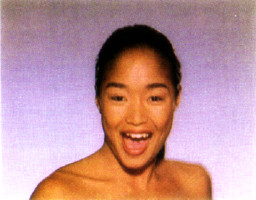
#> input picture a2/morphing/app/a2/data/couple/couple0.jpg, 256 x 200 px
$ python a2_headless.py --source-image-path data/couple/couple0.jpg --source-line-path data/couple/couple1.jpg --destination-line-path out.png
#> lines starting #> are read from the running program, lines starting #| are printed output that depends on the picture
### a2/morphing/viscomp/ops/image.py
# CSC320 Spring 2023
# Assignment 1
# (c) Kyros Kutulakos, Towaki Takikawa, Esther Lin
#
# UPLOADING THIS CODE TO GITHUB OR OTHER CODE-SHARING SITES IS
# STRICTLY FORBIDDEN.
#
# DISTRIBUTION OF THIS CODE ANY FORM (ELECTRONIC OR OTHERWISE,
# AS-IS, MODIFIED OR IN PART), WITHOUT PRIOR WRITTEN AUTHORIZATION
# BY KYROS KUTULAKOS IS STRICTLY FORBIDDEN. VIOLATION OF THIS
# POLICY WILL BE CONSIDERED AN ACT OF ACADEMIC DISHONESTY.
#
# THE ABOVE STATEMENTS MUST ACCOMPANY ALL VERSIONS OF THIS CODE,
# WHETHER ORIGINAL OR MODIFIED.

import os
import numpy as np
import sys
from PIL import Image

def read_image(path):
    """Loads an image as a Numpy array.

    Args:
        path (str): Path to the image.

    Returns:
        (np.ndarray): [H, W, 4] image. Normalized to [0.0, 1.0].
    """
#> called with path = 'data/couple/couple0.jpg'
    if not os.path.exists(path):
        print(f"The path {path} does not exist!")
        sys.exit(0)
    image = np.array(Image.open(path))
#> image is the input picture: shape (200, 256, 3); mean R, G, B 190.6, 146.5, 152.3
    image = image.astype(np.float32) / 255.0

    # If the image contains no alpha channel, concatenate an alpha channel.
    if image.shape[-1] == 3:
        image = np.concatenate([image, np.ones_like(image[...,0:1])], axis=-1)
#> image: shape (200, 256, 4) float32
    return image

# [64 lines left out: functions write_image, create_coordinates, normalize_coordinates, unnormalize_coordinates, not called in this run]

### a2/morphing/viscomp/config_parser.py
# CSC320 Spring 2023
# Assignment 1
# (c) Kyros Kutulakos, Towaki Takikawa, Esther Lin
#
# UPLOADING THIS CODE TO GITHUB OR OTHER CODE-SHARING SITES IS
# STRICTLY FORBIDDEN.
#
# DISTRIBUTION OF THIS CODE ANY FORM (ELECTRONIC OR OTHERWISE,
# AS-IS, MODIFIED OR IN PART), WITHOUT PRIOR WRITTEN AUTHORIZATION
# BY KYROS KUTULAKOS IS STRICTLY FORBIDDEN. VIOLATION OF THIS
# POLICY WILL BE CONSIDERED AN ACT OF ACADEMIC DISHONESTY.
#
# THE ABOVE STATEMENTS MUST ACCOMPANY ALL VERSIONS OF THIS CODE,
# WHETHER ORIGINAL OR MODIFIED.

import argparse
def parse_options():
    parser = argparse.ArgumentParser(description='ArgumentParser for CSC320')
    base_group = parser.add_argument_group('base')
    return parser

### a2/morphing/viscomp/ops/csv.py
# CSC320 Spring 2023
# Assignment 1
# (c) Kyros Kutulakos, Towaki Takikawa, Esther Lin
#
# UPLOADING THIS CODE TO GITHUB OR OTHER CODE-SHARING SITES IS
# STRICTLY FORBIDDEN.
#
# DISTRIBUTION OF THIS CODE ANY FORM (ELECTRONIC OR OTHERWISE,
# AS-IS, MODIFIED OR IN PART), WITHOUT PRIOR WRITTEN AUTHORIZATION
# BY KYROS KUTULAKOS IS STRICTLY FORBIDDEN. VIOLATION OF THIS
# POLICY WILL BE CONSIDERED AN ACT OF ACADEMIC DISHONESTY.
#
# THE ABOVE STATEMENTS MUST ACCOMPANY ALL VERSIONS OF THIS CODE,
# WHETHER ORIGINAL OR MODIFIED.

import os
import numpy as np
import pandas as pd
import sys

# [10 lines left out: function write_csv, not called in this run]

def load_csv(path):
    """Loads a path to a csv file with a numpy matrix.

    Args:
        path (str): Path to a CSV file.

    Returns:
        (np.array): The csv file as a numpy matrix.
    """
    if not os.path.exists(path):
        print(f"Path {path} does not exist!")
        sys.exit(0)
    arr = pd.read_csv(path, header=None).to_numpy()
    return arr

### a2/morphing/app/a2/a2_headless.py
# CSC320 Spring 2023
# Assignment 2
# (c) Kyros Kutulakos, Towaki Takikawa, Esther Lin
#
# UPLOADING THIS CODE TO GITHUB OR OTHER CODE-SHARING SITES IS
# STRICTLY FORBIDDEN.
#
# DISTRIBUTION OF THIS CODE ANY FORM (ELECTRONIC OR OTHERWISE,
# AS-IS, MODIFIED OR IN PART), WITHOUT PRIOR WRITTEN AUTHORIZATION
# BY KYROS KUTULAKOS IS STRICTLY FORBIDDEN. VIOLATION OF THIS
# POLICY WILL BE CONSIDERED AN ACT OF ACADEMIC DISHONESTY.
#
# THE ABOVE STATEMENTS MUST ACCOMPANY ALL VERSIONS OF THIS CODE,
# WHETHER ORIGINAL OR MODIFIED.

import os
import sys
import numpy as np
import pandas as pd
import cv2
import tqdm
import viscomp
import viscomp.ops.image as img_ops
import viscomp.ops.csv as csv_ops

if __name__ == '__main__':
    parser = viscomp.parse_options()
    app_group = parser.add_argument_group('app')
    app_group.add_argument('--source-image-path', type=str, required=True,
                           help='Path to the source image to use for the assignment.')
    app_group.add_argument('--destination-image-path', type=str,
                           help='Path to the destination image to use for the assignment.'
                                ' If this image is provided, the app will enter interpolation mode where the'
                                ' goal is to interpolate between the two images.')
    app_group.add_argument('--verbose', action='store_true',
                           help='Set this to print out more debug outputs')
    app_group.add_argument('--param-a', type=float, default=1e-3,
                           help='The a parameter from the Beier-Neely paper.')
    app_group.add_argument('--param-b', type=float, default=1.6,
                           help='The b parameter from the Beier-Neely paper.')
    app_group.add_argument('--param-p', type=float, default=0.5,
                           help='The p parameter from the Beier-Neely paper.')
    app_group.add_argument('--param-t', type=float, default=1.0,
                           help='The t parameter for interpolating between two images.')
    app_group.add_argument('--output-path', type=str, default="results",
                           help='Path to folder to export output image and csv files for the morph lines drawn on the images.')
    app_group.add_argument('--source-line-path', type=str, required=True,
                           help='Path to csv file to import preset left morph lines.')
    app_group.add_argument('--destination-line-path', type=str, required=True,
                           help='Path to csv file to import preset right morph lines.')
    app_group.add_argument('--supersampling', type=int, default=1,
                           help='The patch size for supersampling.')
    app_group.add_argument('--vectorize', action='store_true',
                           help='Set this to enable vectorization.')
    app_group.add_argument('--reference-solution', action='store_true',
                           help='Set this to use the precompiled binary to run the reference solution.')
    app_group.add_argument('--bilinear', action='store_true',
                           help='Set this to enable bilinear interpolation.')
    app_group.add_argument('--debug-grid', action='store_true',
                           help='Set this to draw a grid to debug morphing.')
    app_group.add_argument('--num-frames', type=int, default=1,
                           help='The number of frames to output for interpolation.')

    args = parser.parse_args()
    if args.reference_solution:
        import sourcedefender
        import viscomp.binaries as algos
    else:
        import viscomp.algos as algos

    source_image = np.flip(img_ops.read_image(args.source_image_path), 0)
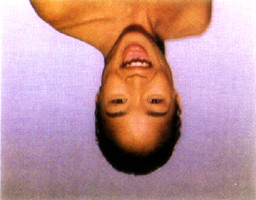
#> source_image: shape (200, 256, 4) float32; mean of channels 0, 1, 2, 3 0.748, 0.575, 0.597, 1; drawn as R, G, B
    if not args.destination_image_path:
        destination_image = np.zeros_like(source_image)
        print(f"Running algorithm on {os.path.abspath(args.source_image_path)}...")
    else:
        destination_image = np.flip(img_ops.read_image(args.destination_image_path), 0)
        if destination_image.shape[0] != source_image.shape[0] or \
           destination_image.shape[1] != destination_image.shape[1]:
            print("The source image dimensions should match the destination image dimensions."
                            f" Got {source_image.shape} and {destination_image.shape}.")
            sys.exit(0)
        print(f"Running algorithm on {os.path.abspath(args.source_image_path)} "
              f"and {os.path.abspath(args.destination_image_path)}...")


    if args.debug_grid:
        hi, wi = source_image.shape[:2]
        for i in range(10):
            source_image[i*(hi//10), :] = 0
            source_image[:, i*(wi//10)] = 0
        hi, wi = destination_image.shape[:2]
        for i in range(10):
            destination_image[i*(hi//10), :] = 0
            destination_image[:, i*(wi//10)] = 0

    source_morph_lines = csv_ops.load_csv(args.source_line_path).reshape(-1, 2, 2)
#> (the run stopped early here; a loop or call above may not have finished)
